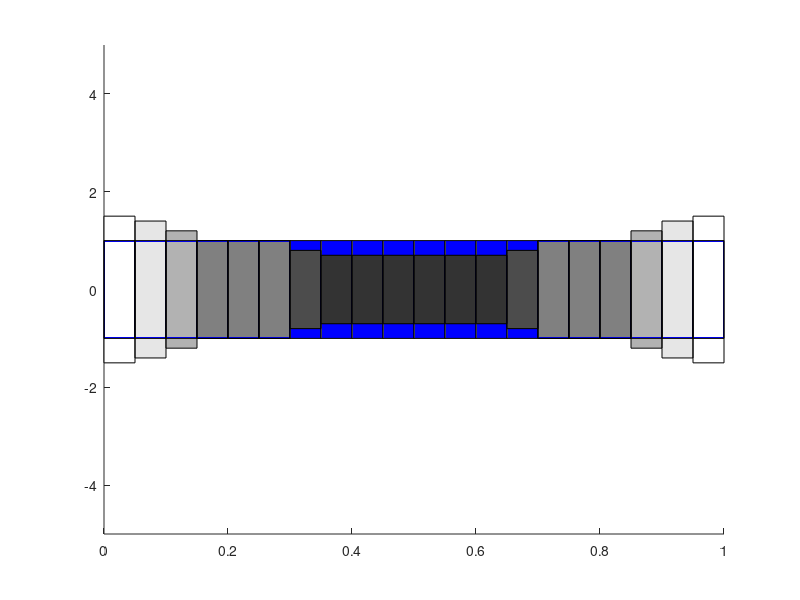
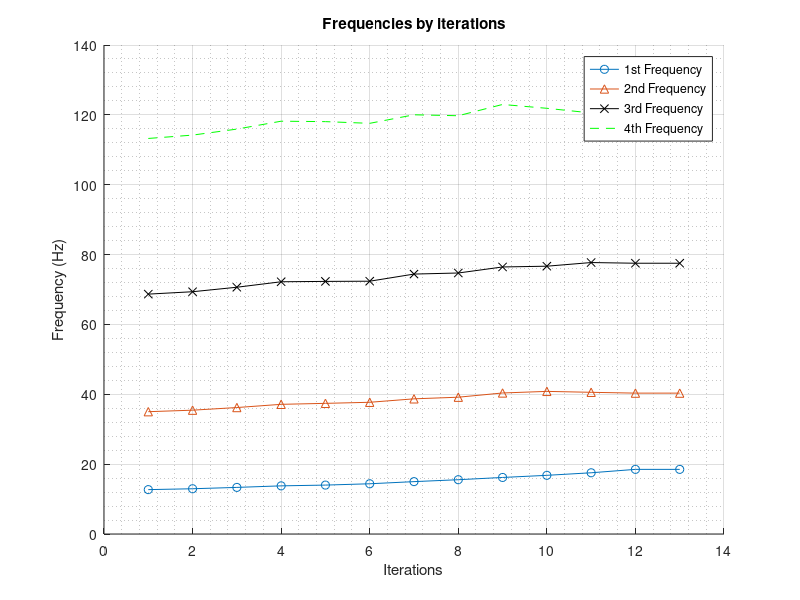

Reproduce these figures in MATLAB, in order.
%% cleaning

clc; clear; close all

%% coordinate matrix

nx = 21; % nodes number in x
Lx = 20; % length in x [m]
ex = nx - 1; % element number in x
L = Lx/ex; 

coordx = linspace(0,Lx,nx); % coordinate in x
num = 1:nx; % number of nodes
coord = [num(:),coordx(:)]; % coordinate matrix

%% code variables

m_disc = 10;
I_disc = 100;
node_disc = (ex/2)+1;

%% incidence matrix

inci = zeros(ex,4); % incidence matrix pre-location

for i = 1 : ex
    
    inci(i,:) = [i coord(i,1) coord(i+1,1) 6];
    
end

%% boundary conditions matrix

bc(1,:) = [ coord(1,1), 1, 0];
bc(2,:) = [ coord(1,1), 2, 0];
bc(3,:) = [ coord(nx,1), 1, 0];
bc(4,:) = [ coord(nx,1), 2, 0];

%% material matrix
            %E    rho  nu
material = [2e11 7800 0.3];  % [Pa] [kg/m3] []

%% geometry

area = linspace(0.5, 1.5, 11);

%% solver

nnodes = size(coord,1); % number of nodes
alldof = 1:nnodes*2; % degrees of freedom
nel = size(inci,1); % number of elements
kg = zeros(2*nnodes); % global stiffness matrix pre-location
mg = zeros(2*nnodes); % global mass matrix pre-location

figure('Name','Geometry','NumberTitle','off');
xlim([0 L])
ylim([-5 5])
hold on
d = area(inci(:,4));
step=0;
for i=1:nel
    rectangle('Position',[0+step -d(i) L/nel 2*d(i)],'FaceColor','b')
    step=step+L/nel;
end

for i = 1 : nel % global stiffness matrix 

    no1 = inci(i,2); % first node element 
    no2 = inci(i,3); % second node element

    E = material(1,1); % young's module
    
    rho = material(1,2); % density
    
    A = area(inci(i,4))*0.1;
    
    I = A/(4*pi);

    ke = E*I/(L^3)*[12 6*L -12 6*L;
                    6*L 4*L^2 -6*L 2*L^2;
                    -12 -6*L 12 -6*L;
                    6*L 2*L^2 -6*L 4*L^2];
                      
    me = rho*A*L/420*[156 22*L 54 -13*L;
                        22*L 4*L^2 13*L -3*L^2;
                        54 13*L 156 -22*L;
                        -13*L -3*L^2 -22*L 4*L^2];

    loc = [no1*2-1 no1*2 no2*2-1 no2*2]; % localization vector
    
    kg(loc,loc) = kg(loc,loc) + ke; % global stiffness matrix assemble
    
    mg(loc,loc) = mg(loc,loc) + me; % global stiffness matrix assemble
 
end

freedof = alldof;

for k = 1 : size(bc,1) % degrees of freedom
    freedof(2*bc(k,1)-(2-bc(k,2))) = 0;
end

%% Adding mass to the mass matrix

loc_node_disc = [2*node_disc-1 2*node_disc];

mg(loc_node_disc(1),loc_node_disc(1)) = mg(loc_node_disc(1),loc_node_disc(1)) + m_disc; % global stiffness matrix assemble
mg(loc_node_disc(2),loc_node_disc(2)) = mg(loc_node_disc(2),loc_node_disc(2)) + I_disc; % global stiffness matrix assemble

%% BESO parameters

tau = 0.1/100;
mode = 1; % mode 
iter = 0 ; % iteration counter
frequency = zeros(100,4);
conv = 0;

while conv == 0 
    
    iter = iter + 1;

    kg_aux = (kg(logical(freedof),logical(freedof))); % column & rows elimination
    mg_aux = (mg(logical(freedof),logical(freedof))); % column & rows elimination
    
    [eig_vector,eig_value] = eig(kg_aux,mg_aux); %eig_vector = vibration mode
    eig_value = sum(eig_value);
    eig_aux = [eig_value;eig_vector]';
    omega = sqrt(eig_aux(1:4,1))/(2*pi);
    frequency(iter,:) = omega;
 
    eig_vector = eig_aux(mode,2:end)';
    eig_vector_aux = zeros(size(kg,1),1);   
    eig_vector_aux(logical(freedof),1) = eig_vector;
    
    alpha_elemental = zeros(nel,2); % sensivity number vector
    alpha_elemental(:,1) = 1:nel; 

    for i = 1 : nel
        
        no1 = inci(i,2); % first node element 
        no2 = inci(i,3); % second node element
        
        loc = [no1*2-1 no1*2 no2*2-1 no2*2]; % localization vector
        
        u_aux = eig_vector_aux(loc); 
        A = area(inci(i,4))*0.1;
        I = A/(4*pi);

        ke_i = E*I/(L^3)*[12 6*L -12 6*L;
                        6*L 4*L^2 -6*L 2*L^2;
                        -12 -6*L 12 -6*L;
                        6*L 2*L^2 -6*L 4*L^2];

        me_i = rho*A*L/420*[156 22*L 54 -13*L;
                            22*L 4*L^2 13*L -3*L^2;
                            54 13*L 156 -22*L;
                            -13*L -3*L^2 -22*L 4*L^2];
        
        alpha_elemental(i,2) = -u_aux'*(eig_value(mode)*me_i-ke_i)*u_aux;

    end
    
    alpha_aux = sortrows(alpha_elemental,-2);
    
    bigger = alpha_aux(1:2,:);
    
    for i = 1 : 2
        
        if inci(bigger(i,1),4) <= 10
        
            inci(bigger(i,1),4) = inci(bigger(i,1),4) + 1;

            no1 = inci(bigger(i,1),2); % first node element 
            no2 = inci(bigger(i,1),3); % second node element

            loc = [no1*2-1 no1*2 no2*2-1 no2*2]; % localization vector

            A = area(inci(bigger(i,1),4))*0.1;

            I = A/(4*pi);

            ke_i = E*I/(L^3)*[12 6*L -12 6*L;
                            6*L 4*L^2 -6*L 2*L^2;
                            -12 -6*L 12 -6*L;
                            6*L 2*L^2 -6*L 4*L^2];

            me_i = rho*A*L/420*[156 22*L 54 -13*L;
                                22*L 4*L^2 13*L -3*L^2;
                                54 13*L 156 -22*L;
                                -13*L -3*L^2 -22*L 4*L^2];

            kg(loc,loc) = kg(loc,loc) - ke + ke_i; % global stiffness matrix assemble

            mg(loc,loc) = mg(loc,loc) - me + me_i; % global stiffness matrix assemble
            
        end
        
    end
    
    if sum(area(inci(:,4))) > 20
    
        lower = alpha_aux(nel-1:nel,:);

        for i = 1 : 2

            if inci(lower(i,1),4) > 1

                inci(lower(i,1),4) = inci(lower(i,1),4) - 1;

                no1 = inci(lower(i,1),2); % first node element 
                no2 = inci(lower(i,1),3); % second node element

                loc = [no1*2-1 no1*2 no2*2-1 no2*2]; % localization vector

                A = area(inci(lower(i,1),4))*0.1;

                I = A/(4*pi);

                ke_i = E*I/(L^3)*[12 6*L -12 6*L;
                                6*L 4*L^2 -6*L 2*L^2;
                                -12 -6*L 12 -6*L;
                                6*L 2*L^2 -6*L 4*L^2];

                me_i = rho*A*L/420*[156 22*L 54 -13*L;
                                    22*L 4*L^2 13*L -3*L^2;
                                    54 13*L 156 -22*L;
                                    -13*L -3*L^2 -22*L 4*L^2];

                kg(loc,loc) = kg(loc,loc) - ke + ke_i; % global stiffness matrix assemble

                mg(loc,loc) = mg(loc,loc) - me + me_i; % global stiffness matrix assemble

            end

        end
        
    end
    
    if iter > 1
        
        error = (frequency(iter, mode) - frequency(iter-1, mode))/frequency(iter, mode);
        
        if error < tau 
            
            conv = 1;
            
        end
        
    end
    
end

% figure('Name','Geometry','NumberTitle','off');
% xlim([0 L])
% ylim([-5 5])
hold on
d = area(inci(:,4));
step=0;
color=gray(length(area));
for i=1:nel
    color1=color(inci(i,4),:);
    rectangle('Position',[0+step -d(i) L/nel 2*d(i)],'FaceColor',color1)
    step=step+L/nel;
end

hold off

iter = 1 : iter;
frequency = frequency(iter,:);

figure('Name','Frequencies','NumberTitle','off');
hold on
plot(frequency(:,1),'-o')
plot(frequency(:,2),'-^')
plot(frequency(:,3),'k-x')
plot(frequency(:,4),'g--')
xlabel('Iterations') 
ylabel('Frequency (Hz)')
legend({'1st Frequency','2nd Frequency','3rd Frequency','4th Frequency'})
title('Frequencies by iterations')
grid on
grid minor
